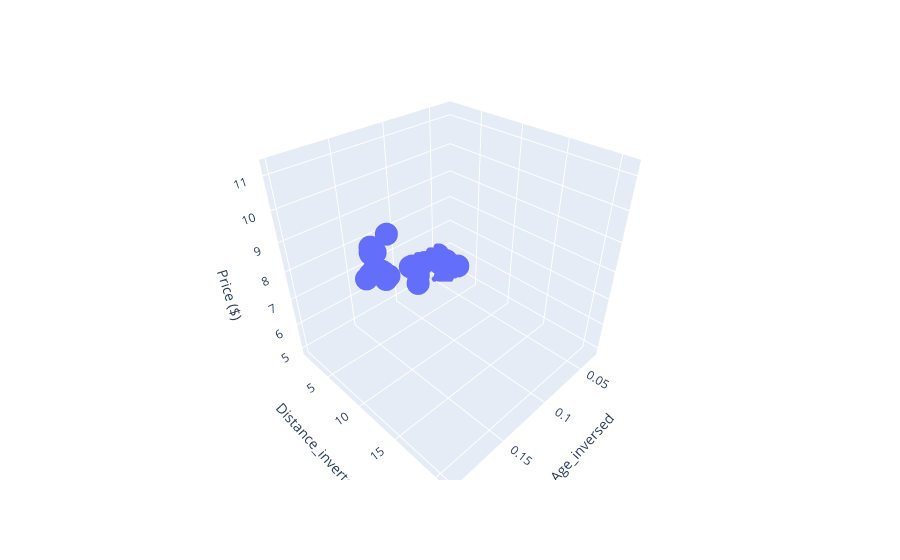

Notebook cell for this chart:
### Code cell
# plotly 3D plot of all features in df_raw
fig = px.scatter_3d(df_raw, x='Age_inversed', y='Distance_inverted', z='Price ($)')
fig.show()

### Figure 1 — Plotly figure (JSON) as saved in the notebook; plotly's stock layout.template omitted (floating-point values rounded to 4 significant figures)
{"data": [{"hovertemplate": "Age_inversed=%{x}<br>Distance_inverted=%{y}<br>Price ($)=%{z}<extra></extra>", "legendgroup": "", "marker": {"color": "#636efa", "symbol": "circle"}, "mode": "markers", "name": "", "scene": "scene", "showlegend": false, "type": "scatter3d", "x": [0.16, 0.114, 0.049, 0.046, 0.183, 0.115, 0.12, 0.145, 0.076, 0.183, 0.088, 0.031, 0.059, 0.139, 0.033, 0.116, 0.199, 0.144, 0.134, 0.149, 0.121, 0.114, 0.171, 0.171, 0.043, 0.194, 0.123, 0.038, 0.068, 0.075], "y": [7.404, 1.789, 1.379, 1.373, 15.95, 1.397, 1.894, 6.836, 1.373, 10.95, 1.752, 1.311, 1.373, 1.93, 1.311, 1.845, 17.65, 3.985, 1.752, 4.857, 1.752, 1.376, 14.19, 8.551, 1.373, 20.95, 1.747, 1.426, 1.379, 1.379], "z": [8.913, 6.308, 5.963, 5.511, 9.774, 6.114, 6.588, 9.171, 5.533, 9.365, 6.2, 5.253, 5.963, 6.695, 4.994, 6.329, 10.81, 8.073, 6.738, 8.525, 6.631, 6.157, 9.752, 9.278, 4.908, 11.24, 6.566, 5.511, 5.963, 6.049]}], "layout": {"legend": {"tracegroupgap": 0}, "margin": {"t": 60}, "scene": {"domain": {"x": [0, 1], "y": [0, 1]}, "xaxis": {"title": {"text": "Age_inversed"}}, "yaxis": {"title": {"text": "Distance_inverted"}}, "zaxis": {"title": {"text": "Price ($)"}}}}}
